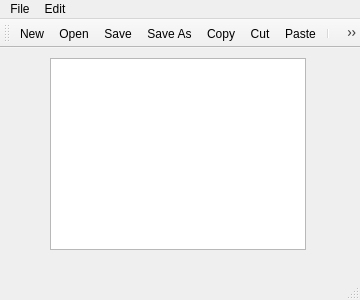
<?xml version="1.0" encoding="UTF-8"?>
<ui version="4.0">
 <class>MainWindow</class>
 <widget class="QMainWindow" name="MainWindow">
  <property name="geometry">
   <rect>
    <x>0</x>
    <y>0</y>
    <width>360</width>
    <height>300</height>
   </rect>
  </property>
  <property name="windowTitle">
   <string>MainWindow</string>
  </property>
  <widget class="QWidget" name="centralWidget">
   <widget class="QTextEdit" name="textEdit">
    <property name="geometry">
     <rect>
      <x>50</x>
      <y>10</y>
      <width>256</width>
      <height>192</height>
     </rect>
    </property>
   </widget>
  </widget>
  <widget class="QMenuBar" name="menuBar">
   <property name="geometry">
    <rect>
     <x>0</x>
     <y>0</y>
     <width>360</width>
     <height>25</height>
    </rect>
   </property>
   <widget class="QMenu" name="menuFile">
    <property name="title">
     <string>File</string>
    </property>
    <addaction name="actionNew"/>
    <addaction name="actionOpen"/>
    <addaction name="separator"/>
    <addaction name="actionSave"/>
    <addaction name="actionSave_As"/>
   </widget>
   <widget class="QMenu" name="menuEdit">
    <property name="title">
     <string>Edit</string>
    </property>
    <addaction name="actionCopy"/>
    <addaction name="actionCut"/>
    <addaction name="actionPaste"/>
    <addaction name="separator"/>
    <addaction name="actionUndo"/>
    <addaction name="actionRedo"/>
   </widget>
   <addaction name="menuFile"/>
   <addaction name="menuEdit"/>
  </widget>
  <widget class="QToolBar" name="mainToolBar">
   <attribute name="toolBarArea">
    <enum>TopToolBarArea</enum>
   </attribute>
   <attribute name="toolBarBreak">
    <bool>false</bool>
   </attribute>
   <addaction name="actionNew"/>
   <addaction name="actionOpen"/>
   <addaction name="actionSave"/>
   <addaction name="actionSave_As"/>
   <addaction name="actionCopy"/>
   <addaction name="actionCut"/>
   <addaction name="actionPaste"/>
   <addaction name="separator"/>
   <addaction name="actionUndo"/>
   <addaction name="actionRedo"/>
  </widget>
  <widget class="QStatusBar" name="statusBar"/>
  <action name="actionNew">
   <property name="icon">
    <iconset resource="AppResources.qrc">
     <normaloff>:/images/resources/new.png</normaloff>
     <normalon>:/images/resources/new.png</normalon>:/images/resources/new.png</iconset>
   </property>
   <property name="text">
    <string>New</string>
   </property>
  </action>
  <action name="actionOpen">
   <property name="icon">
    <iconset resource="AppResources.qrc">
     <normaloff>:/images/resources/open.png</normaloff>:/images/resources/open.png</iconset>
   </property>
   <property name="text">
    <string>Open</string>
   </property>
  </action>
  <action name="actionSave">
   <property name="icon">
    <iconset resource="AppResources.qrc">
     <normaloff>:/images/resources/save.png</normaloff>:/images/resources/save.png</iconset>
   </property>
   <property name="text">
    <string>Save</string>
   </property>
  </action>
  <action name="actionSave_As">
   <property name="icon">
    <iconset resource="AppResources.qrc">
     <normaloff>:/images/resources/saveas.png</normaloff>:/images/resources/saveas.png</iconset>
   </property>
   <property name="text">
    <string>Save As</string>
   </property>
  </action>
  <action name="actionCopy">
   <property name="icon">
    <iconset resource="AppResources.qrc">
     <normaloff>:/images/resources/copy.png</normaloff>:/images/resources/copy.png</iconset>
   </property>
   <property name="text">
    <string>Copy</string>
   </property>
  </action>
  <action name="actionCut">
   <property name="icon">
    <iconset resource="AppResources.qrc">
     <normaloff>:/images/resources/cut.png</normaloff>:/images/resources/cut.png</iconset>
   </property>
   <property name="text">
    <string>Cut</string>
   </property>
  </action>
  <action name="actionUndo">
   <property name="icon">
    <iconset resource="AppResources.qrc">
     <normaloff>:/images/resources/undo.png</normaloff>:/images/resources/undo.png</iconset>
   </property>
   <property name="text">
    <string>Undo</string>
   </property>
  </action>
  <action name="actionRedo">
   <property name="icon">
    <iconset resource="AppResources.qrc">
     <normaloff>:/images/resources/redo.png</normaloff>:/images/resources/redo.png</iconset>
   </property>
   <property name="text">
    <string>Redo</string>
   </property>
  </action>
  <action name="actionPaste">
   <property name="icon">
    <iconset resource="AppResources.qrc">
     <normaloff>:/images/resources/paste.png</normaloff>:/images/resources/paste.png</iconset>
   </property>
   <property name="text">
    <string>Paste</string>
   </property>
  </action>
 </widget>
 <layoutdefault spacing="6" margin="11"/>
 <resources>
  <include location="AppResources.qrc"/>
 </resources>
 <connections/>
</ui>
